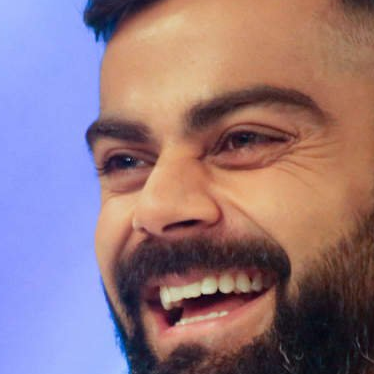
#> input picture model/test_images/virat_kohli1.png, 374 x 374 px
$ jupyter execute --allow-errors image_classification.ipynb   (shell and % lines are left out)
#> lines starting #> are read from the running program, lines starting #| are printed output that depends on the picture
[cell 1]
import numpy as np
import cv2
import matplotlib.pyplot as plt
import matplotlib

[cell 2]
img  = cv2.imread("test_images/virat_kohli1.png")
#> img is the input picture: shape (374, 374, 3); mean B, G, R 129.5, 118.3, 144.9
img.shape
#> Out = (374, 374, 3)

# wavelet trandformation

[cell 3]
plt.imshow(img)

[cell 4]
gray = cv2.cvtColor(img, cv2.COLOR_BGR2GRAY)
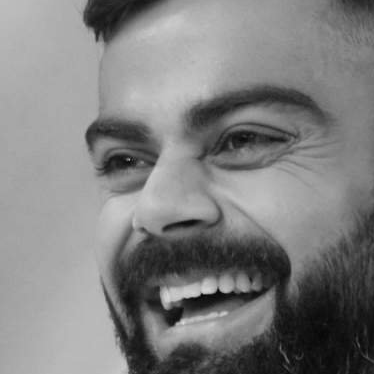
#> gray: shape (374, 374); min 6, max 220, mean 127.5
plt.imshow(gray, cmap='gray')

**Doing Wavelet transform**

[cell 5]
import pywt
def w2d(img, mode='haar',level=1):
#> called with mode = 'db1', level = 5
    imArray = img
    imArray = cv2.cvtColor(imArray, cv2.COLOR_RGB2GRAY)
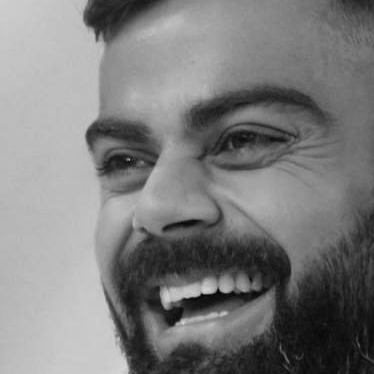
#> imArray: shape (374, 374); min 3, max 215, mean 124.7
    imArray =  np.float32(imArray)
    #normalisation
    imArray /= 255
    coeff = pywt.wavedec2(imArray, mode, level=level)
#> coeff = 6 items

    #Process Coefficients
    coeffs_H = list(coeff)
#> coeffs_H = 6 items
    coeffs_H[0] *=0;

    #reconstruction - inverse wavelet transformation
    imArray_H = pywt.waverec2(coeffs_H, mode)
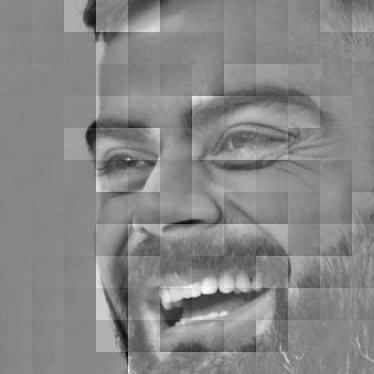
#> imArray_H: shape (374, 374) float32; min -0.552, max 0.49, mean 0.000343; drawn with min black and max white
    imArray_H *=255
    imArray_H = np.uint8(imArray_H)
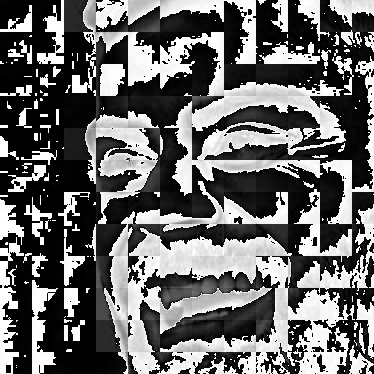
#> imArray_H: shape (374, 374); min 0, max 255, mean 104

    return imArray_H

img_har = w2d(img,'db1',5)
plt.imshow(img_har, cmap='gray')

[cell 6]
img_har = w2d(img,level=5)
plt.imshow(img_har, cmap='gray')

# data collection from files

[cell 7]
import os
cropped_folder = "./images/cropped"
celeb_folders = os.listdir(cropped_folder)
celeb_faces = {}
for celeb in celeb_folders:
    celeb_folder = cropped_folder+"/"+celeb
    print(celeb_folder)
    celeb_faces[celeb] = os.listdir(celeb_folder)
celeb_faces

[cell 8]
class_dict = {}
count=0
for celeb in celeb_faces.keys():
    class_dict[celeb] = count
    count+=1
class_dict

[cell 9]
X, y = [],[]
for celeb_name, files in celeb_faces.items():
    for file in files:
        img = cv2.imread(cropped_folder+"/"+celeb_name+"/"+file)
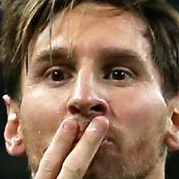
#> input picture model/images/cropped/lionel_messi/lionel_messi1.png, 179 x 179 px
#> img is the input picture: shape (179, 179, 3); mean B, G, R 87, 109.2, 138.2
        scaled_raw_img = cv2.resize(img, (32,32))
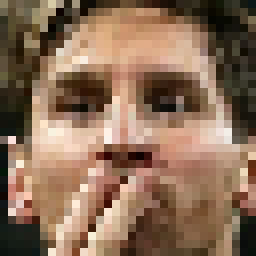
#> scaled_raw_img: shape (32, 32, 3) (shown 8 times larger); mean B, G, R 87.3, 109.7, 138.6
        img_har = w2d(img, 'db1', 5)
#> call 3 of w2d, with mode = 'db1', level = 5
#> in w2d (call 3), `imArray = cv2.cvtColor(imArray, cv2.COLOR_RGB2GRAY)`:
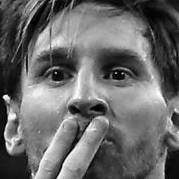
#> imArray: shape (179, 179); min 0, max 253, mean 105.9
#> in w2d (call 3), `imArray_H = pywt.waverec2(coeffs_H, mode)`:
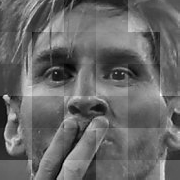
#> imArray_H: shape (180, 180) float32; min -0.564, max 0.815, mean 0.00176; drawn with min black and max white
#> in w2d (call 3), `imArray_H = np.uint8(imArray_H)`:
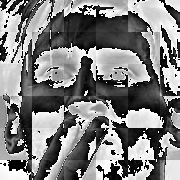
#> imArray_H: shape (180, 180); min 0, max 255, mean 127.1
        scalled_har_img = cv2.resize(img_har, (32,32))
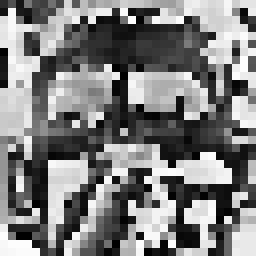
#> scalled_har_img: shape (32, 32) (shown 8 times larger); min 0, max 254, mean 124.9
        combined_img = np.vstack((scaled_raw_img.reshape(32*32*3,1), scalled_har_img.reshape(32*32,1)))
#> combined_img = 4096 values, max 255 at index 1577, min 0 at index 126, mean 115.1
        X.append(combined_img)
        y.append(class_dict[celeb_name])
print(len(X[0]), 32*32*3+32*32)

[cell 10]
X[0]

[cell 11]
y[0]

[cell 12]
X = np.array(X).reshape(len(X),4096).astype(float)
X.shape
#> Out = (3, 4096)

# training the model

[cell 13]
from sklearn.svm import SVC
from sklearn.preprocessing import StandardScaler
from sklearn.model_selection import train_test_split
from sklearn.pipeline import Pipeline
from sklearn.metrics import classification_report

[cell 14]
X_train, X_test, y_train, y_test = train_test_split(X,y,test_size=0.1, random_state=0)
pipe = Pipeline([("scaler", StandardScaler()), ("svc", SVC(kernel="rbf", C=10))])
#> (the rest of this cell did not finish here and is left out)

#> (a cell that did not finish here is left out)

[cell 16]
from sklearn.ensemble import RandomForestClassifier
from sklearn.linear_model import LogisticRegression
from sklearn.pipeline import make_pipeline
from sklearn.model_selection import GridSearchCV

# using GridSearchCV

[cell 17]
model_params = {
    'svm': {
        'model': SVC(gamma='auto',probability=True),
        'params' : {
            'svc__C': [1,10,100,1000],
            'svc__kernel': ['rbf','linear']
        }
    },
    'random_forest': {
        'model': RandomForestClassifier(),
        'params' : {
            'randomforestclassifier__n_estimators': [1,5,10]
        }
    },
    'logistic_regression' : {
        'model': LogisticRegression(solver='liblinear',multi_class='auto'),
        'params': {
            'logisticregression__C': [1,5,10]
        }
    }
}

[cell 18]
scores = []
best_estimator = {}
import pandas as pd
#> (the rest of this cell did not finish here and is left out)

[cell 19]
best_estimator

#> (a cell that did not finish here is left out)

#> (a cell that did not finish here is left out)

#> (a cell that did not finish here is left out)

[cell 23]
from sklearn.metrics import confusion_matrix
#> (the rest of this cell did not finish here and is left out)

[cell 24]
index =[]
columns = []
for i in range(4):
    index.append("Actual "+ str(i))
    columns.append("predicted "+str(i))
#> (the rest of this cell did not finish here and is left out)
